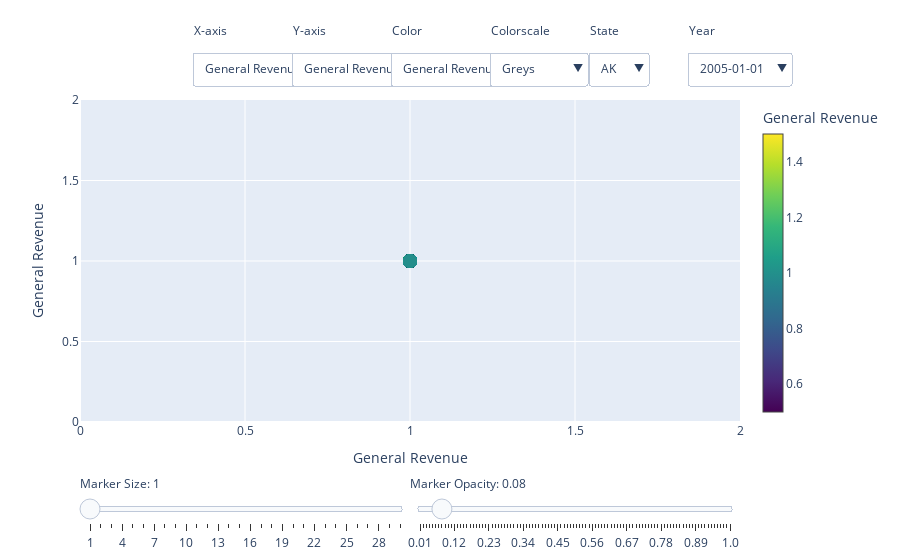

The notebook cell this image was saved under:
### Code cell
import plotly.graph_objects as go
from plotly.subplots import make_subplots
from homebrewedFunctions.functions import *
create_scatter_dropdown(pct_df, filename = "IncomePropertyAssessmentTaxesPctTotal.html", show_fig = True)

### Figure 1 — Plotly figure (JSON) as saved in the notebook; plotly's stock layout.template omitted (floating-point values rounded to 4 significant figures; data arrays with more than 128 entries replaced by an {"elided": "..."} marker saying what was removed)
{"data": [{"hovertemplate": "%{xaxis.title.text}: %{x}<br>%{yaxis.title.text}: %{y}<br>General Revenue: %{marker.color}", "marker": {"color": {"elided": "870 int values"}, "colorbar": {"thickness": 20, "title": {"text": "General Revenue"}}, "colorscale": [[0, "#440154"], [0.1111, "#482878"], [0.2222, "#3e4989"], [0.3333, "#31688e"], [0.4444, "#26828e"], [0.5556, "#1f9e89"], [0.6667, "#35b779"], [0.7778, "#6ece58"], [0.8889, "#b5de2b"], [1, "#fde725"]], "opacity": 0.3, "size": 14}, "mode": "markers", "type": "scatter", "x": {"elided": "870 int values"}, "xaxis": "x", "y": {"elided": "870 int values"}, "yaxis": "y"}], "layout": {"annotations": [{"showarrow": false, "text": "X-axis", "x": 0.17, "xanchor": "left", "xref": "paper", "y": 1.25, "yref": "paper"}, {"showarrow": false, "text": "Y-axis", "x": 0.32, "xanchor": "left", "xref": "paper", "y": 1.25, "yref": "paper"}, {"showarrow": false, "text": "Color", "x": 0.47, "xanchor": "left", "xref": "paper", "y": 1.25, "yref": "paper"}, {"showarrow": false, "text": "Colorscale", "x": 0.62, "xanchor": "left", "xref": "paper", "y": 1.25, "yref": "paper"}, {"showarrow": false, "text": "State", "x": 0.77, "xanchor": "left", "xref": "paper", "y": 1.25, "yref": "paper"}, {"showarrow": false, "text": "Year", "x": 0.92, "xanchor": "left", "xref": "paper", "y": 1.25, "yref": "paper"}], "sliders": [{"active": 0, "currentvalue": {"prefix": "Marker Size: "}, "len": 0.5, "pad": {"t": 50}, "steps": [{"args": ["marker.size", [1]], "label": "1", "method": "restyle"}, {"args": ["marker.size", [2]], "label": "2", "method": "restyle"}, {"args": ["marker.size", [3]], "label": "3", "method": "restyle"}, {"args": ["marker.size", [4]], "label": "4", "method": "restyle"}, {"args": ["marker.size", [5]], "label": "5", "method": "restyle"}, {"args": ["marker.size", [6]], "label": "6", "method": "restyle"}, {"args": ["marker.size", [7]], "label": "7", "method": "restyle"}, {"args": ["marker.size", [8]], "label": "8", "method": "restyle"}, {"args": ["marker.size", [9]], "label": "9", "method": "restyle"}, {"args": ["marker.size", [10]], "label": "10", "method": "restyle"}, {"args": ["marker.size", [11]], "label": "11", "method": "restyle"}, {"args": ["marker.size", [12]], "label": "12", "method": "restyle"}, {"args": ["marker.size", [13]], "label": "13", "method": "restyle"}, {"args": ["marker.size", [14]], "label": "14", "method": "restyle"}, {"args": ["marker.size", [15]], "label": "15", "method": "restyle"}, {"args": ["marker.size", [16]], "label": "16", "method": "restyle"}, {"args": ["marker.size", [17]], "label": "17", "method": "restyle"}, {"args": ["marker.size", [18]], "label": "18", "method": "restyle"}, {"args": ["marker.size", [19]], "label": "19", "method": "restyle"}, {"args": ["marker.size", [20]], "label": "20", "method": "restyle"}, {"args": ["marker.size", [21]], "label": "21", "method": "restyle"}, {"args": ["marker.size", [22]], "label": "22", "method": "restyle"}, {"args": ["marker.size", [23]], "label": "23", "method": "restyle"}, {"args": ["marker.size", [24]], "label": "24", "method": "restyle"}, {"args": ["marker.size", [25]], "label": "25", "method": "restyle"}, {"args": ["marker.size", [26]], "label": "26", "method": "restyle"}, {"args": ["marker.size", [27]], "label": "27", "method": "restyle"}, {"args": ["marker.size", [28]], "label": "28", "method": "restyle"}, {"args": ["marker.size", [29]], "label": "29", "method": "restyle"}, {"args": ["marker.size", [30]], "label": "30", "method": "restyle"}], "x": 0, "xanchor": "left", "y": 0}, {"active": 7, "currentvalue": {"prefix": "Marker Opacity: "}, "len": 0.5, "pad": {"t": 50}, "steps": [{"args": ["marker.opacity", [0.01]], "label": "0.01", "method": "restyle"}, {"args": ["marker.opacity", [0.02]], "label": "0.02", "method": "restyle"}, {"args": ["marker.opacity", [0.03]], "label": "0.03", "method": "restyle"}, {"args": ["marker.opacity", [0.04]], "label": "0.04", "method": "restyle"}, {"args": ["marker.opacity", [0.05]], "label": "0.05", "method": "restyle"}, {"args": ["marker.opacity", [0.06]], "label": "0.06", "method": "restyle"}, {"args": ["marker.opacity", [0.07]], "label": "0.07", "method": "restyle"}, {"args": ["marker.opacity", [0.08]], "label": "0.08", "method": "restyle"}, {"args": ["marker.opacity", [0.09]], "label": "0.09", "method": "restyle"}, {"args": ["marker.opacity", [0.1]], "label": "0.1", "method": "restyle"}, {"args": ["marker.opacity", [0.11]], "label": "0.11", "method": "restyle"}, {"args": ["marker.opacity", [0.12]], "label": "0.12", "method": "restyle"}, {"args": ["marker.opacity", [0.13]], "label": "0.13", "method": "restyle"}, {"args": ["marker.opacity", [0.14]], "label": "0.14", "method": "restyle"}, {"args": ["marker.opacity", [0.15]], "label": "0.15", "method": "restyle"}, {"args": ["marker.opacity", [0.16]], "label": "0.16", "method": "restyle"}, {"args": ["marker.opacity", [0.17]], "label": "0.17", "method": "restyle"}, {"args": ["marker.opacity", [0.18]], "label": "0.18", "method": "restyle"}, {"args": ["marker.opacity", [0.19]], "label": "0.19", "method": "restyle"}, {"args": ["marker.opacity", [0.2]], "label": "0.2", "method": "restyle"}, {"args": ["marker.opacity", [0.21]], "label": "0.21", "method": "restyle"}, {"args": ["marker.opacity", [0.22]], "label": "0.22", "method": "restyle"}, {"args": ["marker.opacity", [0.23]], "label": "0.23", "method": "restyle"}, {"args": ["marker.opacity", [0.24]], "label": "0.24", "method": "restyle"}, {"args": ["marker.opacity", [0.25]], "label": "0.25", "method": "restyle"}, {"args": ["marker.opacity", [0.26]], "label": "0.26", "method": "restyle"}, {"args": ["marker.opacity", [0.27]], "label": "0.27", "method": "restyle"}, {"args": ["marker.opacity", [0.28]], "label": "0.28", "method": "restyle"}, {"args": ["marker.opacity", [0.29]], "label": "0.29", "method": "restyle"}, {"args": ["marker.opacity", [0.3]], "label": "0.3", "method": "restyle"}, {"args": ["marker.opacity", [0.31]], "label": "0.31", "method": "restyle"}, {"args": ["marker.opacity", [0.32]], "label": "0.32", "method": "restyle"}, {"args": ["marker.opacity", [0.33]], "label": "0.33", "method": "restyle"}, {"args": ["marker.opacity", [0.34]], "label": "0.34", "method": "restyle"}, {"args": ["marker.opacity", [0.35]], "label": "0.35", "method": "restyle"}, {"args": ["marker.opacity", [0.36]], "label": "0.36", "method": "restyle"}, {"args": ["marker.opacity", [0.37]], "label": "0.37", "method": "restyle"}, {"args": ["marker.opacity", [0.38]], "label": "0.38", "method": "restyle"}, {"args": ["marker.opacity", [0.39]], "label": "0.39", "method": "restyle"}, {"args": ["marker.opacity", [0.4]], "label": "0.4", "method": "restyle"}, {"args": ["marker.opacity", [0.41]], "label": "0.41", "method": "restyle"}, {"args": ["marker.opacity", [0.42]], "label": "0.42", "method": "restyle"}, {"args": ["marker.opacity", [0.43]], "label": "0.43", "method": "restyle"}, {"args": ["marker.opacity", [0.44]], "label": "0.44", "method": "restyle"}, {"args": ["marker.opacity", [0.45]], "label": "0.45", "method": "restyle"}, {"args": ["marker.opacity", [0.46]], "label": "0.46", "method": "restyle"}, {"args": ["marker.opacity", [0.47]], "label": "0.47", "method": "restyle"}, {"args": ["marker.opacity", [0.48]], "label": "0.48", "method": "restyle"}, {"args": ["marker.opacity", [0.49]], "label": "0.49", "method": "restyle"}, {"args": ["marker.opacity", [0.5]], "label": "0.5", "method": "restyle"}, {"args": ["marker.opacity", [0.51]], "label": "0.51", "method": "restyle"}, {"args": ["marker.opacity", [0.52]], "label": "0.52", "method": "restyle"}, {"args": ["marker.opacity", [0.53]], "label": "0.53", "method": "restyle"}, {"args": ["marker.opacity", [0.54]], "label": "0.54", "method": "restyle"}, {"args": ["marker.opacity", [0.55]], "label": "0.55", "method": "restyle"}, {"args": ["marker.opacity", [0.56]], "label": "0.56", "method": "restyle"}, {"args": ["marker.opacity", [0.57]], "label": "0.57", "method": "restyle"}, {"args": ["marker.opacity", [0.58]], "label": "0.58", "method": "restyle"}, {"args": ["marker.opacity", [0.59]], "label": "0.59", "method": "restyle"}, {"args": ["marker.opacity", [0.6]], "label": "0.6", "method": "restyle"}, {"args": ["marker.opacity", [0.61]], "label": "0.61", "method": "restyle"}, {"args": ["marker.opacity", [0.62]], "label": "0.62", "method": "restyle"}, {"args": ["marker.opacity", [0.63]], "label": "0.63", "method": "restyle"}, {"args": ["marker.opacity", [0.64]], "label": "0.64", "method": "restyle"}, {"args": ["marker.opacity", [0.65]], "label": "0.65", "method": "restyle"}, {"args": ["marker.opacity", [0.66]], "label": "0.66", "method": "restyle"}, {"args": ["marker.opacity", [0.67]], "label": "0.67", "method": "restyle"}, {"args": ["marker.opacity", [0.68]], "label": "0.68", "method": "restyle"}, {"args": ["marker.opacity", [0.69]], "label": "0.69", "method": "restyle"}, {"args": ["marker.opacity", [0.7]], "label": "0.7", "method": "restyle"}, {"args": ["marker.opacity", [0.71]], "label": "0.71", "method": "restyle"}, {"args": ["marker.opacity", [0.72]], "label": "0.72", "method": "restyle"}, {"args": ["marker.opacity", [0.73]], "label": "0.73", "method": "restyle"}, {"args": ["marker.opacity", [0.74]], "label": "0.74", "method": "restyle"}, {"args": ["marker.opacity", [0.75]], "label": "0.75", "method": "restyle"}, {"args": ["marker.opacity", [0.76]], "label": "0.76", "method": "restyle"}, {"args": ["marker.opacity", [0.77]], "label": "0.77", "method": "restyle"}, {"args": ["marker.opacity", [0.78]], "label": "0.78", "method": "restyle"}, {"args": ["marker.opacity", [0.79]], "label": "0.79", "method": "restyle"}, {"args": ["marker.opacity", [0.8]], "label": "0.8", "method": "restyle"}, {"args": ["marker.opacity", [0.81]], "label": "0.81", "method": "restyle"}, {"args": ["marker.opacity", [0.82]], "label": "0.82", "method": "restyle"}, {"args": ["marker.opacity", [0.83]], "label": "0.83", "method": "restyle"}, {"args": ["marker.opacity", [0.84]], "label": "0.84", "method": "restyle"}, {"args": ["marker.opacity", [0.85]], "label": "0.85", "method": "restyle"}, {"args": ["marker.opacity", [0.86]], "label": "0.86", "method": "restyle"}, {"args": ["marker.opacity", [0.87]], "label": "0.87", "method": "restyle"}, {"args": ["marker.opacity", [0.88]], "label": "0.88", "method": "restyle"}, {"args": ["marker.opacity", [0.89]], "label": "0.89", "method": "restyle"}, {"args": ["marker.opacity", [0.9]], "label": "0.9", "method": "restyle"}, {"args": ["marker.opacity", [0.91]], "label": "0.91", "method": "restyle"}, {"args": ["marker.opacity", [0.92]], "label": "0.92", "method": "restyle"}, {"args": ["marker.opacity", [0.93]], "label": "0.93", "method": "restyle"}, {"args": ["marker.opacity", [0.94]], "label": "0.94", "method": "restyle"}, {"args": ["marker.opacity", [0.95]], "label": "0.95", "method": "restyle"}, {"args": ["marker.opacity", [0.96]], "label": "0.96", "method": "restyle"}, {"args": ["marker.opacity", [0.97]], "label": "0.97", "method": "restyle"}, {"args": ["marker.opacity", [0.98]], "label": "0.98", "method": "restyle"}, {"args": ["marker.opacity", [0.99]], "label": "0.99", "method": "restyle"}, {"args": ["marker.opacity", [1]], "label": "1.0", "method": "restyle"}], "x": 0.5, "xanchor": "left", "y": 0}], "updatemenus": [{"buttons": [{"args": [{"x": {"elided": "1x870 int values"}}, {"xaxis.title.text": "General Revenue"}], "label": "General Revenue", "method": "update"}, {"args": [{"x": {"elided": "1x870 float values"}}, {"xaxis.title.text": "Expenditure"}], "label": "Expenditure", "method": "update"}, {"args": [{"x": {"elided": "1x870 float values"}}, {"xaxis.title.text": "Individual Income"}], "label": "Individual Income", "method": "update"}, {"args": [{"x": {"elided": "1x870 float values"}}, {"xaxis.title.text": "Corporate Income"}], "label": "Corporate Income", "method": "update"}, {"args": [{"x": {"elided": "1x870 float values"}}, {"xaxis.title.text": "Property"}], "label": "Property", "method": "update"}, {"args": [{"x": {"elided": "1x870 float values"}}, {"xaxis.title.text": "Special Assessments"}], "label": "Special Assessments", "method": "update"}, {"args": [{"x": {"elided": "1x870 float values"}}, {"xaxis.title.text": "Total Income"}], "label": "Total Income", "method": "update"}], "direction": "down", "showactive": true, "x": 0.17, "xanchor": "left", "y": 1.15, "yanchor": "top"}, {"buttons": [{"args": [{"y": {"elided": "1x870 int values"}}, {"yaxis.title.text": "General Revenue"}], "label": "General Revenue", "method": "update"}, {"args": [{"y": {"elided": "1x870 float values"}}, {"yaxis.title.text": "Expenditure"}], "label": "Expenditure", "method": "update"}, {"args": [{"y": {"elided": "1x870 float values"}}, {"yaxis.title.text": "Individual Income"}], "label": "Individual Income", "method": "update"}, {"args": [{"y": {"elided": "1x870 float values"}}, {"yaxis.title.text": "Corporate Income"}], "label": "Corporate Income", "method": "update"}, {"args": [{"y": {"elided": "1x870 float values"}}, {"yaxis.title.text": "Property"}], "label": "Property", "method": "update"}, {"args": [{"y": {"elided": "1x870 float values"}}, {"yaxis.title.text": "Special Assessments"}], "label": "Special Assessments", "method": "update"}, {"args": [{"y": {"elided": "1x870 float values"}}, {"yaxis.title.text": "Total Income"}], "label": "Total Income", "method": "update"}], "direction": "down", "showactive": true, "x": 0.32, "xanchor": "left", "y": 1.15, "yanchor": "top"}, {"buttons": [{"args": [{"hovertemplate": "%{xaxis.title.text}: %{x}<br>%{yaxis.title.text}: %{y}<br>General Revenue: %{marker.color}", "marker.color": {"elided": "1x870 int values"}, "marker.colorbar.title.text": "General Revenue"}], "label": "General Revenue", "method": "update"}, {"args": [{"hovertemplate": "%{xaxis.title.text}: %{x}<br>%{yaxis.title.text}: %{y}<br>Expenditure: %{marker.color}", "marker.color": {"elided": "1x870 float values"}, "marker.colorbar.title.text": "Expenditure"}], "label": "Expenditure", "method": "update"}, {"args": [{"hovertemplate": "%{xaxis.title.text}: %{x}<br>%{yaxis.title.text}: %{y}<br>Individual Income: %{marker.color}", "marker.color": {"elided": "1x870 float values"}, "marker.colorbar.title.text": "Individual Income"}], "label": "Individual Income", "method": "update"}, {"args": [{"hovertemplate": "%{xaxis.title.text}: %{x}<br>%{yaxis.title.text}: %{y}<br>Corporate Income: %{marker.color}", "marker.color": {"elided": "1x870 float values"}, "marker.colorbar.title.text": "Corporate Income"}], "label": "Corporate Income", "method": "update"}, {"args": [{"hovertemplate": "%{xaxis.title.text}: %{x}<br>%{yaxis.title.text}: %{y}<br>Property: %{marker.color}", "marker.color": {"elided": "1x870 float values"}, "marker.colorbar.title.text": "Property"}], "label": "Property", "method": "update"}, {"args": [{"hovertemplate": "%{xaxis.title.text}: %{x}<br>%{yaxis.title.text}: %{y}<br>Special Assessments: %{marker.color}", "marker.color": {"elided": "1x870 float values"}, "marker.colorbar.title.text": "Special Assessments"}], "label": "Special Assessments", "method": "update"}, {"args": [{"hovertemplate": "%{xaxis.title.text}: %{x}<br>%{yaxis.title.text}: %{y}<br>Total Income: %{marker.color}", "marker.color": {"elided": "1x870 float values"}, "marker.colorbar.title.text": "Total Income"}], "label": "Total Income", "method": "update"}], "direction": "down", "showactive": true, "x": 0.47, "xanchor": "left", "y": 1.15, "yanchor": "top"}, {"buttons": [{"args": [{"marker.colorscale": "Greys"}], "label": "Greys", "method": "update"}, {"args": [{"marker.colorscale": "YlGnBu"}], "label": "YlGnBu", "method": "update"}, {"args": [{"marker.colorscale": "Greens"}], "label": "Greens", "method": "update"}, {"args": [{"marker.colorscale": "YlOrRd"}], "label": "YlOrRd", "method": "update"}, {"args": [{"marker.colorscale": "Bluered"}], "label": "Bluered", "method": "update"}, {"args": [{"marker.colorscale": "RdBu"}], "label": "RdBu", "method": "update"}, {"args": [{"marker.colorscale": "Reds"}], "label": "Reds", "method": "update"}, {"args": [{"marker.colorscale": "Blues"}], "label": "Blues", "method": "update"}, {"args": [{"marker.colorscale": "Picnic"}], "label": "Picnic", "method": "update"}, {"args": [{"marker.colorscale": "Rainbow"}], "label": "Rainbow", "method": "update"}, {"args": [{"marker.colorscale": "Portland"}], "label": "Portland", "method": "update"}, {"args": [{"marker.colorscale": "Jet"}], "label": "Jet", "method": "update"}, {"args": [{"marker.colorscale": "Hot"}], "label": "Hot", "method": "update"}, {"args": [{"marker.colorscale": "Blackbody"}], "label": "Blackbody", "method": "update"}, {"args": [{"marker.colorscale": "Earth"}], "label": "Earth", "method": "update"}, {"args": [{"marker.colorscale": "Electric"}], "label": "Electric", "method": "update"}, {"args": [{"marker.colorscale": "Viridis"}], "label": "Viridis", "method": "update"}, {"args": [{"marker.colorscale": "Cividis"}], "label": "Cividis", "method": "update"}], "direction": "down", "showactive": true, "x": 0.62, "xanchor": "left", "y": 1.15, "yanchor": "top"}, {"buttons": [{"args": [{"marker.opacity": {"elided": "1x870 float values"}, "marker.size": {"elided": "1x870 int values"}}], "label": "AK", "method": "update"}, {"args": [{"marker.opacity": {"elided": "1x870 float values"}, "marker.size": {"elided": "1x870 int values"}}], "label": "AL", "method": "update"}, {"args": [{"marker.opacity": {"elided": "1x870 float values"}, "marker.size": {"elided": "1x870 int values"}}], "label": "AR", "method": "update"}, {"args": [{"marker.opacity": {"elided": "1x870 float values"}, "marker.size": {"elided": "1x870 int values"}}], "label": "AZ", "method": "update"}, {"args": [{"marker.opacity": {"elided": "1x870 float values"}, "marker.size": {"elided": "1x870 int values"}}], "label": "CA", "method": "update"}, {"args": [{"marker.opacity": {"elided": "1x870 float values"}, "marker.size": {"elided": "1x870 int values"}}], "label": "CO", "method": "update"}, {"args": [{"marker.opacity": {"elided": "1x870 float values"}, "marker.size": {"elided": "1x870 int values"}}], "label": "CT", "method": "update"}, {"args": [{"marker.opacity": {"elided": "1x870 float values"}, "marker.size": {"elided": "1x870 int values"}}], "label": "DC", "method": "update"}, {"args": [{"marker.opacity": {"elided": "1x870 float values"}, "marker.size": {"elided": "1x870 int values"}}], "label": "DE", "method": "update"}, {"args": [{"marker.opacity": {"elided": "1x870 float values"}, "marker.size": {"elided": "1x870 int values"}}], "label": "FL", "method": "update"}, {"args": [{"marker.opacity": {"elided": "1x870 float values"}, "marker.size": {"elided": "1x870 int values"}}], "label": "GA", "method": "update"}, {"args": [{"marker.opacity": {"elided": "1x870 float values"}, "marker.size": {"elided": "1x870 int values"}}], "label": "HI", "method": "update"}, {"args": [{"marker.opacity": {"elided": "1x870 float values"}, "marker.size": {"elided": "1x870 int values"}}], "label": "IA", "method": "update"}, {"args": [{"marker.opacity": {"elided": "1x870 float values"}, "marker.size": {"elided": "1x870 int values"}}], "label": "ID", "method": "update"}, {"args": [{"marker.opacity": {"elided": "1x870 float values"}, "marker.size": {"elided": "1x870 int values"}}], "label": "IL", "method": "update"}, {"args": [{"marker.opacity": {"elided": "1x870 float values"}, "marker.size": {"elided": "1x870 int values"}}], "label": "IN", "method": "update"}, {"args": [{"marker.opacity": {"elided": "1x870 float values"}, "marker.size": {"elided": "1x870 int values"}}], "label": "KS", "method": "update"}, {"args": [{"marker.opacity": {"elided": "1x870 float values"}, "marker.size": {"elided": "1x870 int values"}}], "label": "KY", "method": "update"}, {"args": [{"marker.opacity": {"elided": "1x870 float values"}, "marker.size": {"elided": "1x870 int values"}}], "label": "LA", "method": "update"}, {"args": [{"marker.opacity": {"elided": "1x870 float values"}, "marker.size": {"elided": "1x870 int values"}}], "label": "MA", "method": "update"}, {"args": [{"marker.opacity": {"elided": "1x870 float values"}, "marker.size": {"elided": "1x870 int values"}}], "label": "MD", "method": "update"}, {"args": [{"marker.opacity": {"elided": "1x870 float values"}, "marker.size": {"elided": "1x870 int values"}}], "label": "ME", "method": "update"}, {"args": [{"marker.opacity": {"elided": "1x870 float values"}, "marker.size": {"elided": "1x870 int values"}}], "label": "MI", "method": "update"}, {"args": [{"marker.opacity": {"elided": "1x870 float values"}, "marker.size": {"elided": "1x870 int values"}}], "label": "MN", "method": "update"}, {"args": [{"marker.opacity": {"elided": "1x870 float values"}, "marker.size": {"elided": "1x870 int values"}}], "label": "MO", "method": "update"}, {"args": [{"marker.opacity": {"elided": "1x870 float values"}, "marker.size": {"elided": "1x870 int values"}}], "label": "MS", "method": "update"}, {"args": [{"marker.opacity": {"elided": "1x870 float values"}, "marker.size": {"elided": "1x870 int values"}}], "label": "MT", "method": "update"}, {"args": [{"marker.opacity": {"elided": "1x870 float values"}, "marker.size": {"elided": "1x870 int values"}}], "label": "NC", "method": "update"}, {"args": [{"marker.opacity": {"elided": "1x870 float values"}, "marker.size": {"elided": "1x870 int values"}}], "label": "ND", "method": "update"}, {"args": [{"marker.opacity": {"elided": "1x870 float values"}, "marker.size": {"elided": "1x870 int values"}}], "label": "NE", "method": "update"}, {"args": [{"marker.opacity": {"elided": "1x870 float values"}, "marker.size": {"elided": "1x870 int values"}}], "label": "NH", "method": "update"}, {"args": [{"marker.opacity": {"elided": "1x870 float values"}, "marker.size": {"elided": "1x870 int values"}}], "label": "NJ", "method": "update"}, {"args": [{"marker.opacity": {"elided": "1x870 float values"}, "marker.size": {"elided": "1x870 int values"}}], "label": "NM", "method": "update"}, {"args": [{"marker.opacity": {"elided": "1x870 float values"}, "marker.size": {"elided": "1x870 int values"}}], "label": "NV", "method": "update"}, {"args": [{"marker.opacity": {"elided": "1x870 float values"}, "marker.size": {"elided": "1x870 int values"}}], "label": "NY", "method": "update"}, {"args": [{"marker.opacity": {"elided": "1x870 float values"}, "marker.size": {"elided": "1x870 int values"}}], "label": "OH", "method": "update"}, {"args": [{"marker.opacity": {"elided": "1x870 float values"}, "marker.size": {"elided": "1x870 int values"}}], "label": "OK", "method": "update"}, {"args": [{"marker.opacity": {"elided": "1x870 float values"}, "marker.size": {"elided": "1x870 int values"}}], "label": "OR", "method": "update"}, {"args": [{"marker.opacity": {"elided": "1x870 float values"}, "marker.size": {"elided": "1x870 int values"}}], "label": "PA", "method": "update"}, {"args": [{"marker.opacity": {"elided": "1x870 float values"}, "marker.size": {"elided": "1x870 int values"}}], "label": "RI", "method": "update"}, {"args": [{"marker.opacity": {"elided": "1x870 float values"}, "marker.size": {"elided": "1x870 int values"}}], "label": "SC", "method": "update"}, {"args": [{"marker.opacity": {"elided": "1x870 float values"}, "marker.size": {"elided": "1x870 int values"}}], "label": "SD", "method": "update"}, {"args": [{"marker.opacity": {"elided": "1x870 float values"}, "marker.size": {"elided": "1x870 int values"}}], "label": "TN", "method": "update"}, {"args": [{"marker.opacity": {"elided": "1x870 float values"}, "marker.size": {"elided": "1x870 int values"}}], "label": "TX", "method": "update"}, {"args": [{"marker.opacity": {"elided": "1x870 float values"}, "marker.size": {"elided": "1x870 int values"}}], "label": "US", "method": "update"}, {"args": [{"marker.opacity": {"elided": "1x870 float values"}, "marker.size": {"elided": "1x870 int values"}}], "label": "UT", "method": "update"}, {"args": [{"marker.opacity": {"elided": "1x870 float values"}, "marker.size": {"elided": "1x870 int values"}}], "label": "VA", "method": "update"}, {"args": [{"marker.opacity": {"elided": "1x870 float values"}, "marker.size": {"elided": "1x870 int values"}}], "label": "VT", "method": "update"}, {"args": [{"marker.opacity": {"elided": "1x870 float values"}, "marker.size": {"elided": "1x870 int values"}}], "label": "WA", "method": "update"}, {"args": [{"marker.opacity": {"elided": "1x870 float values"}, "marker.size": {"elided": "1x870 int values"}}], "label": "WI", "method": "update"}, {"args": [{"marker.opacity": {"elided": "1x870 float values"}, "marker.size": {"elided": "1x870 int values"}}], "label": "WV", "method": "update"}, {"args": [{"marker.opacity": {"elided": "1x870 float values"}, "marker.size": {"elided": "1x870 int values"}}], "label": "WY", "method": "update"}], "direction": "down", "showactive": true, "x": 0.77, "xanchor": "left", "y": 1.15, "yanchor": "top"}, {"buttons": [{"args": [{"marker.opacity": {"elided": "1x870 float values"}, "marker.size": {"elided": "1x870 int values"}}], "label": "2005-01-01", "method": "update"}, {"args": [{"marker.opacity": {"elided": "1x870 float values"}, "marker.size": {"elided": "1x870 int values"}}], "label": "2006-01-01", "method": "update"}, {"args": [{"marker.opacity": {"elided": "1x870 float values"}, "marker.size": {"elided": "1x870 int values"}}], "label": "2007-01-01", "method": "update"}, {"args": [{"marker.opacity": {"elided": "1x870 float values"}, "marker.size": {"elided": "1x870 int values"}}], "label": "2008-01-01", "method": "update"}, {"args": [{"marker.opacity": {"elided": "1x870 float values"}, "marker.size": {"elided": "1x870 int values"}}], "label": "2009-01-01", "method": "update"}, {"args": [{"marker.opacity": {"elided": "1x870 float values"}, "marker.size": {"elided": "1x870 int values"}}], "label": "2010-01-01", "method": "update"}, {"args": [{"marker.opacity": {"elided": "1x870 float values"}, "marker.size": {"elided": "1x870 int values"}}], "label": "2011-01-01", "method": "update"}, {"args": [{"marker.opacity": {"elided": "1x870 float values"}, "marker.size": {"elided": "1x870 int values"}}], "label": "2012-01-01", "method": "update"}, {"args": [{"marker.opacity": {"elided": "1x870 float values"}, "marker.size": {"elided": "1x870 int values"}}], "label": "2013-01-01", "method": "update"}, {"args": [{"marker.opacity": {"elided": "1x870 float values"}, "marker.size": {"elided": "1x870 int values"}}], "label": "2014-01-01", "method": "update"}, {"args": [{"marker.opacity": {"elided": "1x870 float values"}, "marker.size": {"elided": "1x870 int values"}}], "label": "2015-01-01", "method": "update"}, {"args": [{"marker.opacity": {"elided": "1x870 float values"}, "marker.size": {"elided": "1x870 int values"}}], "label": "2016-01-01", "method": "update"}, {"args": [{"marker.opacity": {"elided": "1x870 float values"}, "marker.size": {"elided": "1x870 int values"}}], "label": "2017-01-01", "method": "update"}, {"args": [{"marker.opacity": {"elided": "1x870 float values"}, "marker.size": {"elided": "1x870 int values"}}], "label": "2018-01-01", "method": "update"}, {"args": [{"marker.opacity": {"elided": "1x870 float values"}, "marker.size": {"elided": "1x870 int values"}}], "label": "2019-01-01", "method": "update"}, {"args": [{"marker.opacity": {"elided": "1x870 float values"}, "marker.size": {"elided": "1x870 int values"}}], "label": "2020-01-01", "method": "update"}, {"args": [{"marker.opacity": {"elided": "1x870 float values"}, "marker.size": {"elided": "1x870 int values"}}], "label": "2021-01-01", "method": "update"}], "direction": "down", "showactive": true, "x": 0.92, "xanchor": "left", "y": 1.15, "yanchor": "top"}], "xaxis": {"anchor": "y", "domain": [0, 1], "title": {"text": "General Revenue"}}, "yaxis": {"anchor": "x", "domain": [0, 1], "title": {"text": "General Revenue"}}}}
